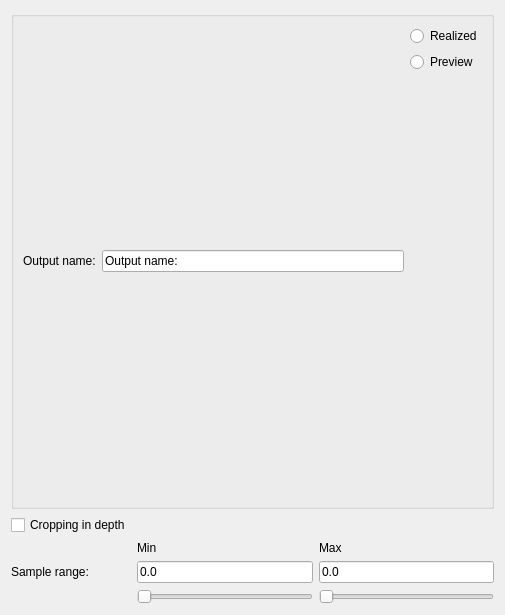
<?xml version="1.0" encoding="UTF-8"?><ui version="4.0">
  <class>DepthConvertPanel</class>
  <widget class="QWidget" name="DepthConvertPanel">
    <property name="geometry">
      <rect>
        <x>0</x>
        <y>0</y>
        <width>505</width>
        <height>615</height>
      </rect>
    </property>
    <property name="windowTitle">
      <string>Depth Convert Seismic</string>
    </property>
    <layout class="QVBoxLayout" name="top">
      <item>
        <widget class="QGroupBox" name="general">
          <layout class="QHBoxLayout" name="general_layout">
            <item>
              <layout class="QGridLayout" name="output_layout">
                <item row="0" column="0">
                  <widget class="QLabel" name="name_label">
                    <property name="text">
                      <string>Output name:</string>
                    </property>
                  </widget>
                </item>
                <item row="0" column="1">
                  <widget class="QLineEdit" name="name_edit">
                    <property name="text">
                      <string>Output name:</string>
                    </property>
                  </widget>
                </item>
              </layout>
            </item>
            <item>
              <layout class="QVBoxLayout" name="type_layout">
                <item>
                  <widget class="QRadioButton" name="realized">
                    <property name="text">
                      <string>Realized</string>
                    </property>
                  </widget>
                </item>
                <item>
                  <widget class="QRadioButton" name="preview">
                    <property name="text">
                      <string>Preview</string>
                    </property>
                  </widget>
                </item>
                <item>
                  <spacer name="type_spacer">
                    <property name="orientation">
                      <enum>Qt::Vertical</enum>
                    </property>
                    <property name="sizeHint">
                      <size>
                        <width>10</width>
                        <height>20</height>
                      </size>
                    </property>
                  </spacer>
                </item>
              </layout>
            </item>
          </layout>
        </widget>
      </item>
      <item>
        <layout class="QGridLayout" name="cropping_layout">
          <item row="0" column="0">
            <widget class="QCheckBox" name="depth_crop">
              <property name="text">
                <string>Cropping in depth</string>
              </property>
            </widget>
          </item>
          <item row="2" column="0">
            <widget class="QLabel" name="range_label">
              <property name="text">
                <string>Sample range:</string>
              </property>
            </widget>
          </item>
          <item row="1" column="1">
            <widget class="QLabel" name="min_label">
              <property name="text">
                <string>Min</string>
              </property>
            </widget>
          </item>
          <item row="2" column="1">
            <widget class="QLineEdit" name="min_edit">
              <property name="text">
                <string>0.0</string>
              </property>
            </widget>
          </item>
          <item row="3" column="1">
            <widget class="QSlider" name="min_slider">
              <property name="orientation">
                <enum>Qt::Horizontal</enum>
              </property>
            </widget>
          </item>
          <item row="1" column="2">
            <widget class="QLabel" name="max_label">
              <property name="text">
                <string>Max</string>
              </property>
            </widget>
          </item>
          <item row="2" column="2">
            <widget class="QLineEdit" name="max_edit">
              <property name="text">
                <string>0.0</string>
              </property>
            </widget>
          </item>
          <item row="3" column="2">
            <widget class="QSlider" name="max_slider">
              <property name="orientation">
                <enum>Qt::Horizontal</enum>
              </property>
            </widget>
          </item>
        </layout>
      </item>
    </layout>
  </widget>
  <resources></resources>
  <connections></connections>
</ui>
